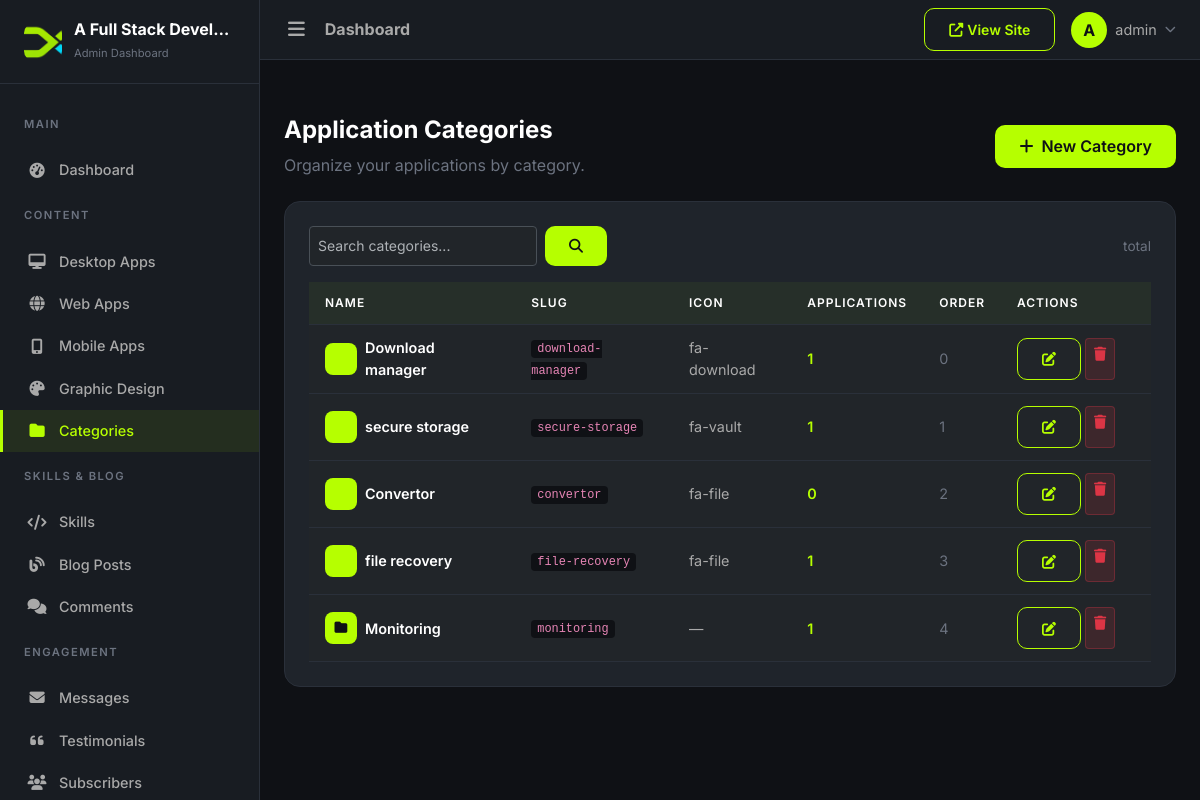
Screenshot of /dashboard/categories/ (signed in) with the database file from the repository.
### apps/core/models.py (models this page shows, shortened)
class SiteSettings(models.Model):
    site_name = models.CharField(max_length=200, default='DevPortfolio')
    site_tagline = models.CharField(max_length=300, blank=True)
    logo = models.ImageField(upload_to='uploads/site/', blank=True, null=True)
    favicon = models.ImageField(upload_to='uploads/site/', blank=True, null=True)
    hero_title = models.CharField(max_length=300, blank=True)
    hero_subtitle = models.TextField(blank=True)
    hero_cta_text = models.CharField(max_length=100, default='View Portfolio')
    hero_cta_url = models.CharField(max_length=300, default='/portfolio/')
    about_image = models.ImageField(upload_to='uploads/site/', blank=True, null=True)
    footer_text = models.TextField(blank=True)
    meta_title = models.CharField(max_length=200, blank=True)
    meta_description = models.TextField(blank=True)
    meta_keywords = models.TextField(blank=True)
    og_image = models.ImageField(upload_to='uploads/site/', blank=True, null=True)
    google_analytics_code = models.TextField(blank=True)
    email = models.EmailField(blank=True)
    phone = models.CharField(max_length=20, blank=True)
    address = models.TextField(blank=True)
    github_url = models.URLField(blank=True)
    linkedin_url = models.URLField(blank=True)
    twitter_url = models.URLField(blank=True)
    youtube_url = models.URLField(blank=True)
    facebook_url = models.URLField(blank=True)
    instagram_url = models.URLField(blank=True)
    updated_at = models.DateTimeField(auto_now=True)
    class Meta:
        verbose_name = 'Site Settings'
        verbose_name_plural = 'Site Settings'
    @classmethod
    def load(cls):
        obj, created = cls.objects.get_or_create(pk=1)
        return obj

### apps/accounts/models.py (models this page shows, shortened)
class User(AbstractUser):
    email = models.EmailField(unique=True)
    bio = models.TextField(blank=True)
    avatar = models.ImageField(upload_to='avatars/', blank=True, null=True)
    job_title = models.CharField(max_length=200, blank=True)
    phone = models.CharField(max_length=20, blank=True)
    location = models.CharField(max_length=200, blank=True)
    website = models.URLField(blank=True)
    github = models.URLField(blank=True)
    linkedin = models.URLField(blank=True)
    twitter = models.URLField(blank=True)
    class Meta:
        verbose_name = 'User'
        verbose_name_plural = 'Users'

### apps/desktop_apps/models.py (models this page shows, shortened)
class ApplicationCategory(models.Model):
    name = models.CharField(max_length=100)
    slug = models.SlugField(max_length=100, unique=True)
    icon = models.CharField(max_length=100, blank=True)
    description = models.TextField(blank=True)
    display_order = models.PositiveIntegerField(default=0)
    class Meta:
        ordering = ['display_order']
        verbose_name = 'Application Category'
        verbose_name_plural = 'Application Categories'

### apps/dashboard/views.py (the view)
# urls.py: path('categories/', views.CategoryListView.as_view(), name='category_list'),
class CategoryListView(DashboardLoginRequiredMixin, ListView):
    model = ApplicationCategory
    template_name = 'dashboard/category_list.html'
    context_object_name = 'categories'
    paginate_by = 20

### apps/core/context_processors.py (called while the page is built)
def site_settings_context(request):
    try:
        settings = SiteSettings.load()
    except Exception:
        settings = None
    return {'site_settings': settings}

### apps/dashboard/views.py (called while the page is built)
    def test_func(self):
        return self.request.user.is_authenticated and self.request.user.is_staff

### templates/dashboard/category_list.html (shortened to what this page needs)
{% extends 'dashboard/base_dashboard.html' %}
{% block content %}
<div class="page-section">
    <div class="d-flex justify-content-between align-items-center mb-4">
        <div>
            <h4 class="page-title">Application Categories</h4>
            <p style="color:var(--text-dim);margin:0;">Organize your applications by category.</p>
        </div>
        <a href="{% url 'dashboard:category_create' %}" class="btn btn-accent">
            <i class="fas fa-plus me-1"></i> New Category
        </a>
    </div>
    <div class="dashboard-card">
        <div class="d-flex justify-content-between align-items-center mb-3">
            <form method="get" class="d-flex gap-2" style="max-width:400px;">
                <input type="text" name="search" class="form-control form-control-sm" placeholder="Search categories..." value="{{ search_query|default:'' }}">
                <button type="submit" class="btn btn-accent btn-sm"><i class="fas fa-search"></i></button>
            </form>
            <span style="color:var(--text-dim);font-size:0.85rem;">{{ categories.paginator.count }} total</span>
        </div>
        <div class="table-responsive">
            <table class="table table-dashboard mb-0">
                <thead>
                    <tr>
                        <th>Name</th>
                        <th>Slug</th>
                        <th>Icon</th>
                        <th>Applications</th>
                        <th>Order</th>
                        <th style="width:150px;">Actions</th>
                    </tr>
                </thead>
                <tbody>
                    {% for category in categories %}
                    <tr>
                        <td>
                            <div class="d-flex align-items-center gap-2">
                                <div style="width:32px;height:32px;border-radius:8px;background:var(--accent);display:flex;align-items:center;justify-content:center;flex-shrink:0;">
                                    <i class="{{ category.icon|default:'fas fa-folder' }}" style="color:var(--bg-primary);font-size:0.8rem;"></i>
                                </div>
                                <span style="font-weight:600;">{{ category.name }}</span>
                            </div>
                        </td>
                        <td style="color:var(--text-dim);font-size:0.85rem;"><code style="background:var(--bg-primary);padding:2px 6px;border-radius:4px;">{{ category.slug }}</code></td>
                        <td style="color:var(--text-muted);">{{ category.icon|default:"—" }}</td>
                        <td><span style="color:var(--accent);font-weight:600;">{{ category.applications.count }}</span></td>
                        <td style="color:var(--text-dim);">{{ category.display_order }}</td>
                        <td>
                            <div class="d-flex gap-1">
                                <a href="{% url 'dashboard:category_edit' pk=category.pk %}" class="btn btn-outline-accent btn-sm" title="Edit">
                                    <i class="fas fa-edit"></i>
                                </a>
                                <a href="{% url 'dashboard:category_delete' pk=category.pk %}" class="btn btn-sm" style="background:rgba(220,53,69,0.15);color:#dc3545;border:1px solid rgba(220,53,69,0.3);" title="Delete">
                                    <i class="fas fa-trash"></i>
                                </a>
                            </div>
                        </td>
                    </tr>
                    {% endfor %}
                </tbody>
            </table>
        </div>
    </div>
</div>
{% endblock %}

### templates/dashboard/includes/sidebar.html (shortened to what this page needs)
<nav class="sidebar" id="sidebar">
    <div class="sidebar-brand">
        {% if site_settings.logo %}
        <img src="{{ site_settings.logo.url }}" alt="{{ site_settings.site_name }}" style="width:38px;height:38px;border-radius:10px;object-fit:cover;">
        {% else %}
        <div class="brand-icon"><span>D</span></div>
        {% endif %}
        <div>
            <h5>{{ site_settings.site_name|default:'DevPortfolio' }}</h5>
            <small>Admin Dashboard</small>
        </div>
    </div>
    <div class="sidebar-nav">
        <div class="nav-section">
            <div class="nav-section-title">Main</div>
        </div>
        <a href="{% url 'dashboard:dashboard_home' %}" class="nav-link {% if request.resolver_match.url_name == 'dashboard_home' %}active{% endif %}">
            <i class="fas fa-tachometer-alt"></i> Dashboard
        </a>
        <div class="nav-section">
            <div class="nav-section-title">Content</div>
        </div>
        <a href="{% url 'dashboard:app_list' %}" class="nav-link {% if '/dashboard/desktop-apps/' in request.path %}active{% endif %}">
            <i class="fas fa-desktop"></i> Desktop Apps
        </a>
        <a href="{% url 'dashboard:project_list' %}" class="nav-link {% if '/dashboard/web-apps/' in request.path %}active{% endif %}">
            <i class="fas fa-globe"></i> Web Apps
        </a>
        <a href="{% url 'dashboard:mobile_app_list' %}" class="nav-link {% if '/dashboard/mobile-apps/' in request.path %}active{% endif %}">
            <i class="fas fa-mobile-alt"></i> Mobile Apps
        </a>
        <a href="{% url 'dashboard:design_list' %}" class="nav-link {% if '/dashboard/graphic-design/' in request.path %}active{% endif %}">
            <i class="fas fa-palette"></i> Graphic Design
        </a>
        <a href="{% url 'dashboard:category_list' %}" class="nav-link {% if 'category' in request.resolver_match.url_name %}active{% endif %}">
            <i class="fas fa-folder"></i> Categories
        </a>
        <div class="nav-section">
            <div class="nav-section-title">Skills & Blog</div>
        </div>
        <a href="{% url 'dashboard:skill_list' %}" class="nav-link {% if 'skill' in request.resolver_match.url_name %}active{% endif %}">
            <i class="fas fa-code"></i> Skills
        </a>
        <a href="{% url 'dashboard:blog_list' %}" class="nav-link {% if 'blog' in request.resolver_match.url_name and 'comment' not in request.resolver_match.url_name %}active{% endif %}">
            <i class="fas fa-blog"></i> Blog Posts
        </a>
        <a href="{% url 'dashboard:comment_list' %}" class="nav-link {% if 'comment' in request.resolver_match.url_name %}active{% endif %}">
            <i class="fas fa-comments"></i> Comments
        </a>
        <div class="nav-section">
            <div class="nav-section-title">Engagement</div>
        </div>
        <a href="{% url 'dashboard:message_list' %}" class="nav-link {% if 'message' in request.resolver_match.url_name %}active{% endif %}">
            <i class="fas fa-envelope"></i> Messages
        </a>
        <a href="{% url 'dashboard:testimonial_list' %}" class="nav-link {% if 'testimonial' in request.resolver_match.url_name %}active{% endif %}">
            <i class="fas fa-quote-left"></i> Testimonials
        </a>
        <a href="{% url 'dashboard:subscriber_list' %}" class="nav-link {% if 'subscriber' in request.resolver_match.url_name %}active{% endif %}">
            <i class="fas fa-users"></i> Subscribers
        </a>
    </div>
</nav>

### templates/dashboard/includes/topbar.html (shortened to what this page needs)
<header class="topbar">
    <div class="d-flex align-items-center gap-3">
        <button class="sidebar-toggler">
            <i class="fas fa-bars"></i>
        </button>
        <h6 class="mb-0 fw-bold" style="color:var(--text-muted);">{% block topbar_title %}Dashboard{% endblock %}</h6>
    </div>
    <div class="d-flex align-items-center gap-2 gap-sm-3">
        <a href="{% url 'core:home' %}" class="btn btn-sm btn-outline-accent flex-shrink-0" target="_blank" rel="noopener" aria-label="View Site">
            <i class="fas fa-external-link-alt"></i><span class="d-none d-sm-inline ms-1">View Site</span>
        </a>
        <div class="dropdown flex-shrink-0">
            <a class="d-flex align-items-center gap-2 text-decoration-none" href="#" data-bs-toggle="dropdown" aria-label="Account menu">
                <div style="width:36px;height:36px;border-radius:50%;background:var(--accent);display:flex;align-items:center;justify-content:center;flex-shrink:0;">
                    <span style="color:var(--bg-primary);font-weight:700;">{{ request.user.first_name.0|default:request.user.username.0|upper }}</span>
                </div>
                <span class="d-none d-md-inline" style="color:var(--text-muted);font-size:0.9rem;">{{ request.user.get_short_name|default:request.user.username }}</span>
                <i class="fas fa-chevron-down d-none d-md-inline" style="font-size:0.7rem;color:var(--text-dim);"></i>
            </a>
        </div>
    </div>
</header>

### static/css/dashboard.css (style rules this page uses)
:root { --sidebar-bg: #181C22; --sidebar-width: 260px; --topbar-height: 60px; --accent: #B6FF00; --accent-secondary: #00D9FF; --bg-primary: #0F1115; --bg-card: #1F242B; --border-color: #2A303A; --text-white: #FFFFFF; --text-muted: #A9A9A9; --text-dim: #6C7380; }
* { margin: 0; padding: 0; box-sizing: border-box; }
body { font-family: 'Inter', sans-serif; background: var(--bg-primary); color: var(--text-white); min-height: 100vh; }
a { text-decoration: none; color: inherit; transition: all 0.2s; }
.sidebar { width: var(--sidebar-width); height: 100vh; background: var(--sidebar-bg); border-right: 1px solid var(--border-color); position: fixed; top: 0; left: 0; z-index: 1000; transition: all 0.3s; overflow-y: auto; }
.sidebar .sidebar-brand { padding: 1.25rem 1.5rem; border-bottom: 1px solid var(--border-color); display: flex; align-items: center; gap: 0.75rem; }
.sidebar .sidebar-brand img { width: 36px; height: 36px; border-radius: 10px; object-fit: cover; flex-shrink: 0; }
.sidebar .sidebar-brand h5 { font-weight: 700; margin: 0; font-size: 1rem; white-space: nowrap; overflow: hidden; text-overflow: ellipsis; }
.sidebar .sidebar-brand > div { min-width: 0; }
.sidebar .sidebar-brand small { color: var(--text-dim); font-size: 0.7rem; }
.sidebar-nav { padding: 1rem 0; }
.sidebar-nav .nav-section { padding: 0.5rem 1.5rem; margin-top: 0.5rem; }
.sidebar-nav .nav-section-title { font-size: 0.7rem; text-transform: uppercase; letter-spacing: 1.5px; color: var(--text-dim); font-weight: 600; margin-bottom: 0.5rem; }
.sidebar .nav-link { display: flex; align-items: center; gap: 0.75rem; padding: 0.65rem 1.5rem; color: var(--text-muted); font-size: 0.9rem; font-weight: 500; border-left: 3px solid transparent; transition: all 0.2s; }
.sidebar .nav-link.active { color: var(--accent); background: rgba(182, 255, 0, 0.08); border-left-color: var(--accent); }
.sidebar .nav-link i { width: 20px; text-align: center; font-size: 0.95rem; }
.topbar { height: var(--topbar-height); background: var(--sidebar-bg); border-bottom: 1px solid var(--border-color); display: flex; align-items: center; justify-content: space-between; padding: 0 1.5rem; position: sticky; top: 0; z-index: 999; }
.sidebar-toggler { background: none; border: none; color: var(--text-muted); font-size: 1.2rem; cursor: pointer; padding: 0.25rem; }
.dashboard-card { background: var(--bg-card); border: 1px solid var(--border-color); border-radius: 16px; padding: 1.5rem; transition: all 0.3s; }
.table-dashboard { color: var(--text-white); font-size: 0.9rem; }
.table-dashboard th { background: rgba(182, 255, 0, 0.05); border-color: var(--border-color); font-weight: 600; text-transform: uppercase; font-size: 0.75rem; letter-spacing: 1px; padding: 0.75rem 1rem; }
.table-dashboard td { border-color: var(--border-color); padding: 0.75rem 1rem; vertical-align: middle; }
.page-section { padding: 2rem 0; }
.page-title { font-size: 1.5rem; font-weight: 700; }
.btn-accent { background: var(--accent); color: var(--bg-primary); border: none; padding: 0.6rem 1.5rem; border-radius: 10px; font-weight: 600; transition: all 0.2s; }
.btn-outline-accent { background: transparent; color: var(--accent); border: 1px solid var(--accent); padding: 0.6rem 1.5rem; border-radius: 10px; font-weight: 600; transition: all 0.2s; }

### rows the page displays
SiteSettings: logo (picture), site_name "A Full Stack Devel…"
User: user.first_name.0 "A", user.get_short_name "admin"
ApplicationCategory: name "Download manager", slug "download-manager", icon "fa-download", applications.count "1", display_order "0"
ApplicationCategory: name "secure storage", slug "secure-storage", icon "fa-vault", applications.count "1", display_order "1"
ApplicationCategory: name "Convertor", slug "convertor", icon "fa-file", applications.count "0", display_order "2"
ApplicationCategory: name "file recovery", slug "file-recovery", icon "fa-file", applications.count "1", display_order "3"
ApplicationCategory: name "Monitoring", slug "monitoring", icon "—", applications.count "1", display_order "4"
